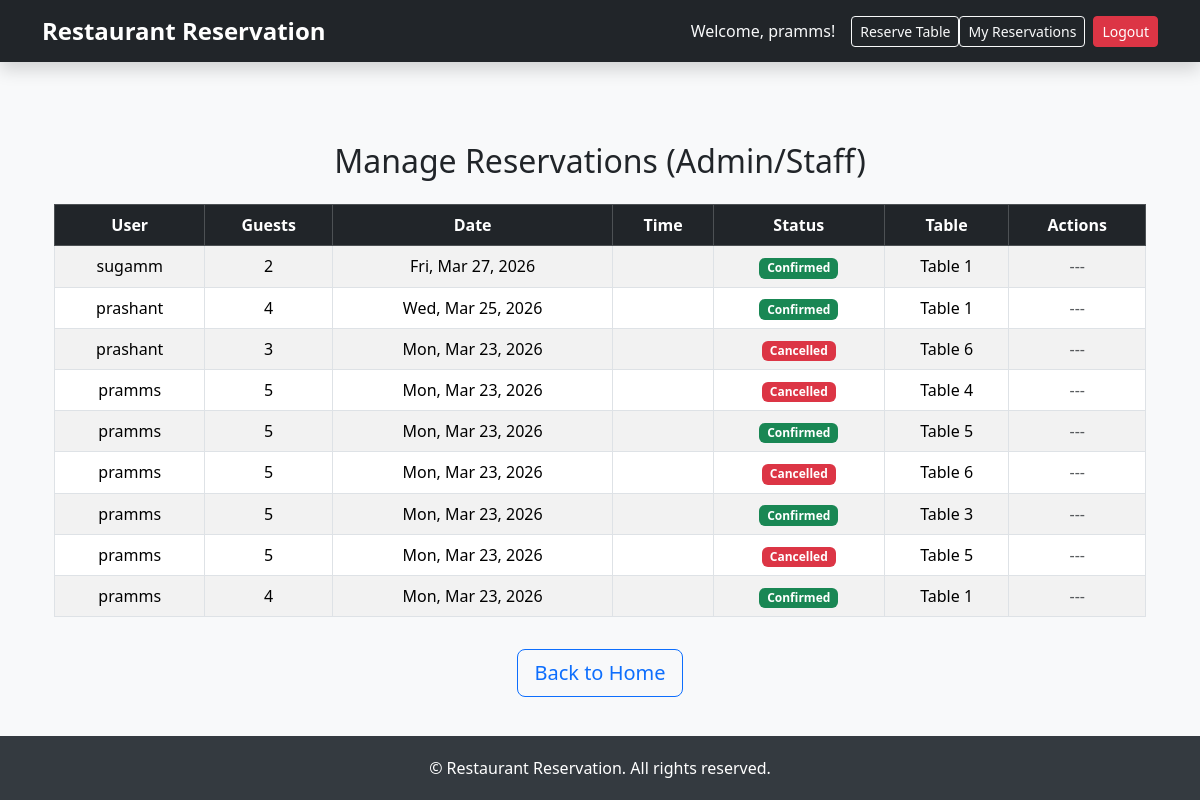
/manage-reservations/ (signed in), run on an earlier commit of the app's database.
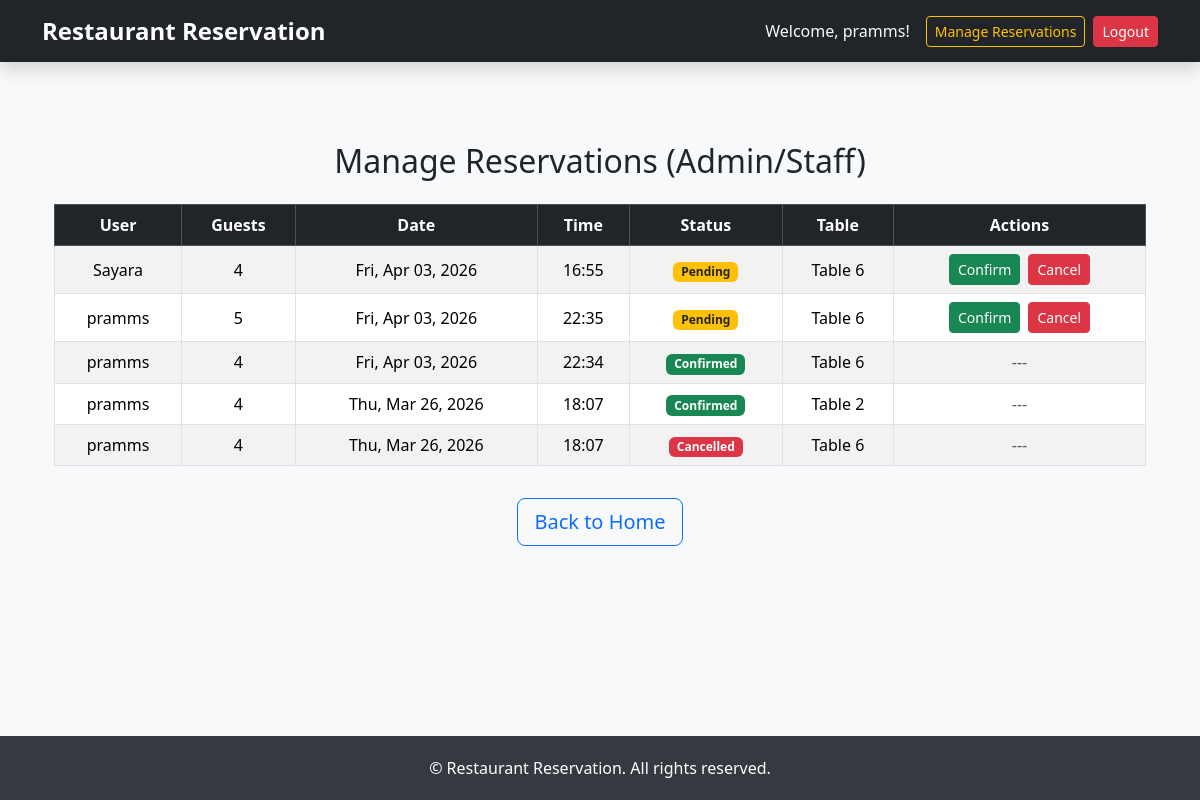
And on a later commit of the database.
### reservation/models.py (models this page shows, shortened)
class Reservation(models.Model):
    STATUS = (
        ("pending","Pending"),
        ("confirmed","Confirmed"),
        ("cancelled","Cancelled")
    )
    user = models.ForeignKey(User,on_delete=models.CASCADE)
    name = models.CharField(max_length=50,null=True,blank=True)
    table = models.ForeignKey(Table,on_delete=models.CASCADE)
    reservation_date = models.DateField()
    reservation_time = models.TimeField()
    guests = models.PositiveBigIntegerField()
    status = models.CharField(max_length=10,choices=STATUS,default="pending")
    class Meta:
        constraints = [
            models.UniqueConstraint(
                fields=['table', 'reservation_date', 'reservation_time'],
                name='unique_table_booking'
            )
        ]

class Table(models.Model):
    number = models.PositiveBigIntegerField(unique=True)
    seats = models.PositiveBigIntegerField()

### reservation/views.py (the view)
# urls.py: path('manage-reservations/', views.ManageReservationsView.as_view(), name='manage-reservations'),
@method_decorator(staff_member_required, name='dispatch')
class ManageReservationsView(ListView):
    model = Reservation
    template_name = 'manage_reservations.html'
    context_object_name = 'reservations'
    ordering = ['-id']

### templates/manage_reservations.html
{% extends "base.html" %}
{% block content %}
<div class="container mt-5">
    <h2 class="text-center mb-4">Manage Reservations (Admin/Staff)</h2>
    <div class="table-responsive">
        <table class="table table-striped table-hover table-bordered align-middle text-center">
            <thead class="table-dark">
                <tr>
                    <th>User</th>
                    <th>Guests</th>
                    <th>Date</th>
                    <th>Time</th>
                    <th>Status</th>
                    <th>Table</th>
                    <th>Actions</th>
                </tr>
            </thead>
            <tbody>
                {% for res in reservations %}
                <tr>
                    <td>{{ res.user.username }}</td>
                    <td>{{ res.guests }}</td>
                    <td>{{ res.reservation_date|date:"D, M d, Y" }}</td>
                    <td>{{ res.reservation_time|time:"H:i" }}</td>
                    <td>
                        {% if res.status == "pending" %}
                            <span class="badge bg-warning text-dark">Pending</span>
                        {% elif res.status == "confirmed" %}
                            <span class="badge bg-success">Confirmed</span>
                        {% elif res.status == "cancelled" %}
                            <span class="badge bg-danger">Cancelled</span>
                        {% endif %}
                    </td>
                    <td>
                        {% if res.table %}
                            Table {{ res.table.number }}
                        {% else %}
                            <span class="text-muted">Not Assigned</span>
                        {% endif %}
                    </td>
                    <td>
                        {% if res.status == "pending" %}
                            <a href="{% url 'confirm-reservation' res.id %}" class="btn btn-sm btn-success me-1">Confirm</a>
                            <a href="{% url 'cancel-reservation' res.id %}" class="btn btn-sm btn-danger">Cancel</a>
                        {% else %}
                            <span class="text-muted">---</span>
                        {% endif %}
                    </td>
                </tr>
                {% empty %}
                <tr>
                    <td colspan="7" class="text-muted">No reservations found.</td>
                </tr>
                {% endfor %}
            </tbody>
        </table>
    </div>
    <div class="text-center mt-3">
        <a href="{% url 'home' %}" class="btn btn-outline-primary btn-lg">Back to Home</a>
    </div>
</div>
{% endblock content %}

### templates/base.html (shortened to what this page needs)
<!doctype html>
<html lang="en">
<head>
    <link href="https://cdn.jsdelivr.net/npm/bootstrap@5.3.8/dist/css/bootstrap.min.css" rel="stylesheet"
>
</head>
<body>
    <nav class="navbar navbar-expand-lg navbar-dark bg-dark fixed-top shadow">
        <div class="container">
            <a class="navbar-brand" href="/">Restaurant Reservation</a>
            <div class="collapse navbar-collapse" id="navbarNav">
                <ul class="navbar-nav ms-auto align-items-center">
                    <li class="nav-item">
                        {% if user.is_authenticated %}
                        <span class="welcome-text text-light">
                            Welcome, {{ user.username }}!
                        </span>
                        {% else %}
                        <span class="welcome-text text-light">Welcome, Guest!</span>
                        {% endif %}
                    </li>
                    {% if user.is_authenticated and user.profile.role == "customer" %}
                    <li class="nav-item">
                        <a class="btn btn-outline-light btn-sm" href="{% url 'reserve-table' %}">Reserve Table</a>
                    </li>
                    <li class="nav-item">
                        <a class="btn btn-outline-light btn-sm" href="{% url 'my-reservations' %}">My Reservations</a>
                    </li>
                    {% endif %}
                    {% if user.is_authenticated and user.profile.role != "customer" %}
                    <li class="nav-item">
                        <a class="btn btn-outline-warning btn-sm" href="{% url 'manage-reservations' %}">Manage Reservations</a>
                    </li>
                    {% endif %}
                    {% if user.is_authenticated %}
                    <li class="nav-item ms-2">
                        <form action="{% url 'logout' %}" method="post" class="d-inline">
                            <button type="submit" class="btn btn-danger btn-sm">Logout</button>
                        </form>
                    </li>
                    {% else %}
                    <li class="nav-item ms-2">
                        <a href="{% url 'login' %}" class="btn btn-primary btn-sm">Login</a>
                    </li>
                    {% endif %}
                </ul>
            </div>
        </div>
    </nav>
    <main class="container mt-4">
        {% block content %}
        {% endblock content %}
    </main>
    <footer>
        &copy; {{ now|date:"Y" }} Restaurant Reservation. All rights reserved.
    </footer>
</body>
</html>

What changed in the data, as far as the page shows it:
removed Reservation: user.username "sugamm", guests "2", reservation_date "Fri, Mar 27, 2026", status "Confirmed", table.number "1"
removed Reservation: user.username "prashant", guests "4", reservation_date "Wed, Mar 25, 2026", status "Confirmed", table.number "1"
removed Reservation: user.username "prashant", guests "3", reservation_date "Mon, Mar 23, 2026", status "Cancelled", table.number "6"
removed Reservation: user.username "pramms", guests "5", reservation_date "Mon, Mar 23, 2026", status "Cancelled", table.number "4"
removed Reservation: user.username "pramms", guests "5", reservation_date "Mon, Mar 23, 2026", status "Confirmed", table.number "5"
added Reservation: user.username "Sayara", guests "4", reservation_date "Fri, Apr 03, 2026", reservation_time "16:55", status "Pending", table.number "6"
changed Reservation (number 2 of 5 on the later page): reservation_date "Mon, Mar 23, 2026" → "Fri, Apr 03, 2026"; reservation_time (not shown) → "22:35"; status "Cancelled ---" → "Pending Confirm Cancel"
changed Reservation (number 3 of 5 on the later page): guests "5" → "4"; reservation_date "Mon, Mar 23, 2026" → "Fri, Apr 03, 2026"; reservation_time (not shown) → "22:34"; table.number "3" → "6"
changed Reservation (number 4 of 5 on the later page): guests "5" → "4"; reservation_date "Mon, Mar 23, 2026" → "Thu, Mar 26, 2026"; reservation_time (not shown) → "18:07"; table.number "5" → "2"; status "Cancelled" → "Confirmed"
changed Reservation (number 5 of 5 on the later page): reservation_date "Mon, Mar 23, 2026" → "Thu, Mar 26, 2026"; reservation_time (not shown) → "18:07"; table.number "1" → "6"; status "Confirmed" → "Cancelled"
Also different on the page:
text no longer shown: "Reserve Table My Reservations"
text now shown: "Manage Reservations"
